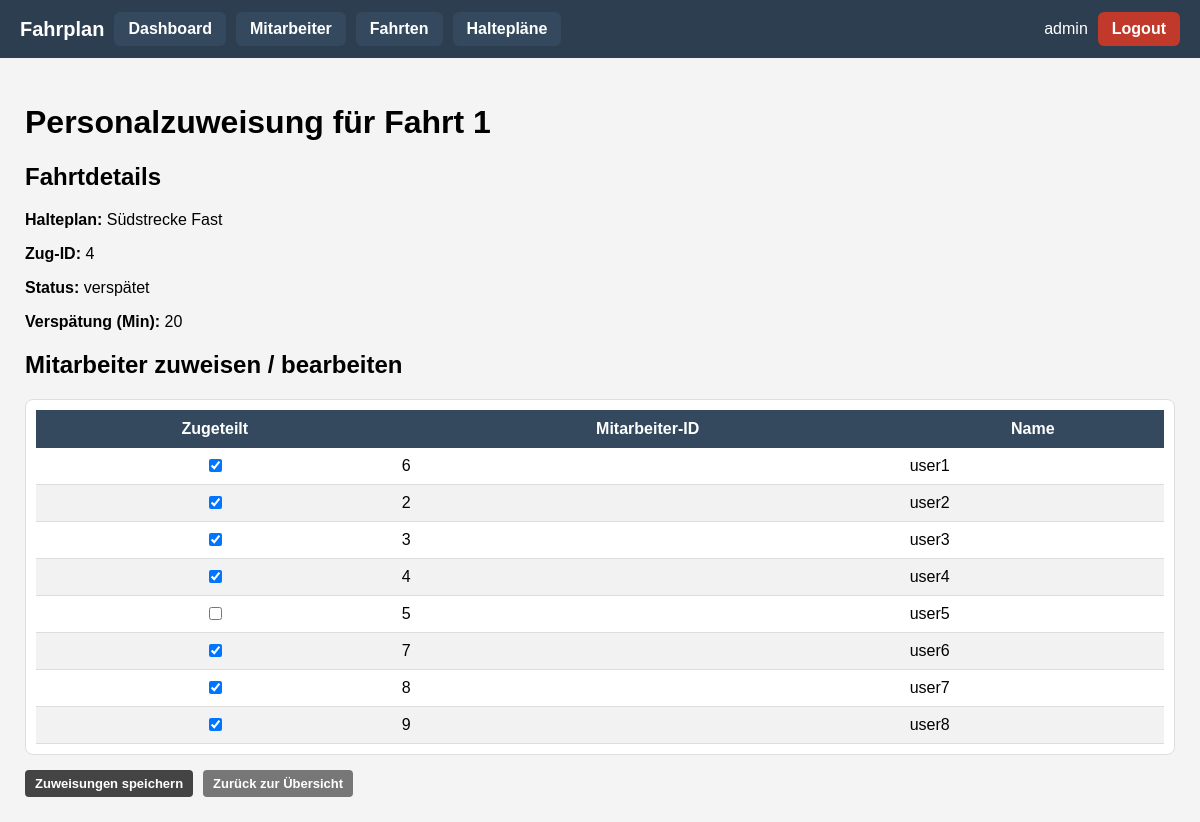
The page /fahrten/1/mitarbeiter (signed in) on the database as committed earlier.
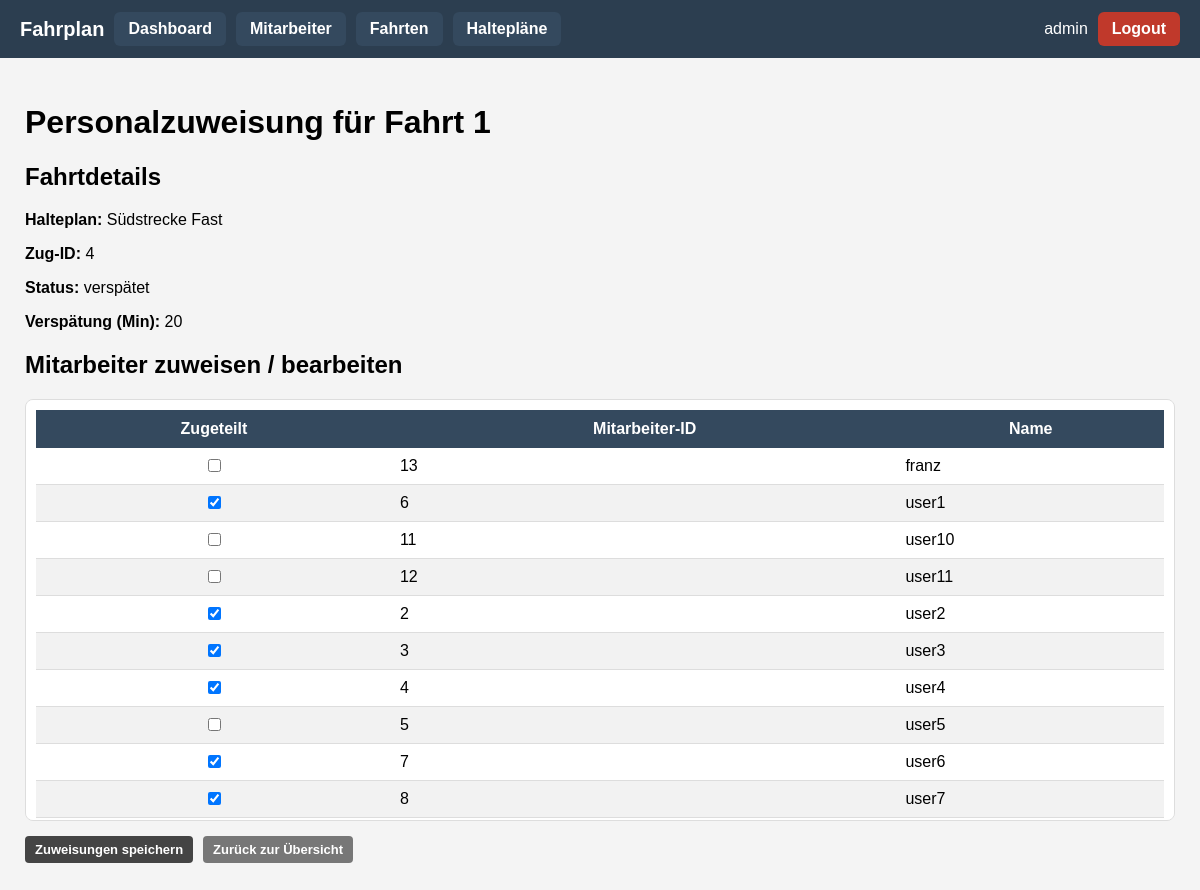
The same page on the database as committed later.
### app/models.py (models this page shows, shortened)
class Mitarbeiter(db.Model):
    __tablename__ = "mitarbeiter"
    id: so.Mapped[int] = so.mapped_column(primary_key=True)
    name: so.Mapped[str] = so.mapped_column(sa.String(128), nullable=False)
    user_id: so.Mapped[int] = so.mapped_column(
        sa.ForeignKey("user.id"), unique=True, nullable=False
    )
    user: so.Mapped["User"] = so.relationship(back_populates="mitarbeiter")
    dienstzuweisungen: so.Mapped[List["Dienstzuweisung"]] = so.relationship(
        back_populates="mitarbeiter",
        cascade="all, delete-orphan",
    )

### app/routes.py (the view, shortened to what this page needs)
@app.route('/fahrten/<int:fahrt_id>/mitarbeiter', methods=['GET', 'POST'])
@login_required
def fahrt_mitarbeiter(fahrt_id):
    if not current_user.is_admin:
        abort(403)
    fahrt = db.session.get(Fahrtdurchfuehrung, fahrt_id)
    if fahrt is None:
        abort(404)
    form = EmptyForm()
    alle_mitarbeiter = db.session.scalars(
        sa.select(Mitarbeiter).order_by(Mitarbeiter.name)
    ).all()
    bestehende_zuweisungen = db.session.scalars(
        sa.select(Dienstzuweisung).where(Dienstzuweisung.fahrt_id == fahrt_id)
    ).all()
    bestehende_ids = {dz.mitarbeiter_id for dz in bestehende_zuweisungen}
    zugewiesene_ids = bestehende_ids
    return render_template(
        "fahrt_mitarbeiter.html",
        title=f"Personal für Fahrt {fahrt_id}",
        fahrt=fahrt,
        mitarbeiter_liste=alle_mitarbeiter,
        zugewiesene_ids=zugewiesene_ids,
        form=form,
    )

### app/forms.py
class EmptyForm(FlaskForm):
    submit = SubmitField("Submit")

### app/models.py (called while the page is built)
@login.user_loader
def load_user(id: str):
    return db.session.get(User, int(id))

    @property
    def is_admin(self) -> bool:
        return self.role == Role.ADMIN

### app/routes.py (called while the page is built)
@app.before_request
def before_request():
    if current_user.is_authenticated:
        current_user.last_seen = datetime.now(timezone.utc)
        db.session.commit()

### app/templates/fahrt_mitarbeiter.html (shortened to what this page needs)
{% extends "base.html" %}
{% block content %}
<h1>Personalzuweisung für Fahrt {{ fahrt.fahrt_id }}</h1>
<div class="card">
  <h2>Fahrtdetails</h2>
  <p><strong>Halteplan:</strong> {{ fahrt.halteplan.bezeichnung }}</p>
  <p><strong>Zug-ID:</strong> {{ fahrt.zug_id or 'nicht eingetragen' }}</p>
  <p><strong>Status:</strong> {{ fahrt.status.value }}</p>
  <p><strong>Verspätung (Min):</strong> {{ fahrt.verspaetung_min or '-' }}</p>
</div>
<div class="card" style="margin-top: 20px;">
  <h2>Mitarbeiter zuweisen / bearbeiten</h2>
  <form method="post">
    <div class="table-wrapper">
      <table class="nice-table">
        <thead>
          <tr>
            <th>Zugeteilt</th>
            <th>Mitarbeiter-ID</th>
            <th>Name</th>
          </tr>
        </thead>
        <tbody>
          {% for m in mitarbeiter_liste %}
          <tr>
            <td style="text-align: center;">
              <input
                type="checkbox"
                name="mitarbeiter_ids"
                value="{{ m.id }}"
                {% if m.id in zugewiesene_ids %}checked{% endif %}
              >
            </td>
            <td>{{ m.id }}</td>
            <td>{{ m.name }}</td>
          </tr>
          {% else %}
          <tr>
            <td colspan="3">Keine Mitarbeiter vorhanden.</td>
          </tr>
          {% endfor %}
        </tbody>
      </table>
    </div>
    <div style="margin-top: 15px; display: flex; gap: 10px;">
      <button type="submit" class="btn-primary-small">
        Zuweisungen speichern
      </button>
      <a href="{{ url_for('fahrten_list') }}" class="btn-secondary-small">
        Zurück zur Übersicht
      </a>
    </div>
  </form>
</div>
{% endblock %}

Rows that differ between the two databases and show on the page:
no longer on this page (row unchanged): Mitarbeiter: mitarbeiter_ids "☑", id "9", name "user8"
added Mitarbeiter: id "13", name "franz"
added Mitarbeiter: id "11", name "user10"
added Mitarbeiter: id "12", name "user11"
